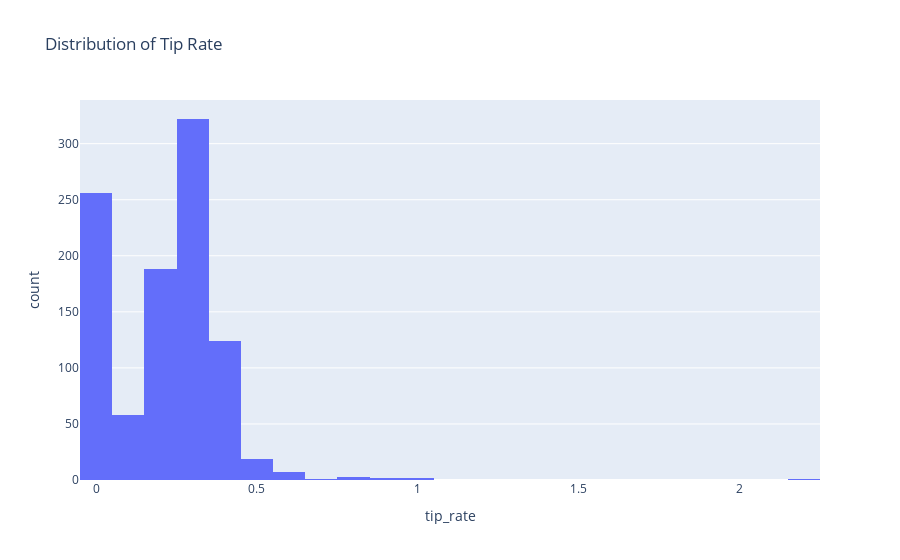

Here is the notebook cell this chart was saved with:
### Code cell
df_clean['tip_rate'] = df_clean[tip_col] / df_clean[fare_col]

fig = px.histogram(df_clean, x='tip_rate', nbins=40,
                   title='Distribution of Tip Rate')
fig.show()
HTML(fig.to_html(include_plotlyjs="cdn", full_html=False))

### Figure 1 — Plotly figure (JSON) as saved in the notebook; plotly's stock layout.template omitted (floating-point values rounded to 4 significant figures; data arrays with more than 128 entries replaced by an {"elided": "..."} marker saying what was removed)
{"data": [{"bingroup": "x", "hovertemplate": "tip_rate=%{x}<br>count=%{y}<extra></extra>", "legendgroup": "", "marker": {"color": "#636efa", "pattern": {"shape": ""}}, "name": "", "nbinsx": 40, "orientation": "v", "showlegend": false, "type": "histogram", "x": {"elided": "983 float values"}, "xaxis": "x", "yaxis": "y"}], "layout": {"barmode": "relative", "legend": {"tracegroupgap": 0}, "title": {"text": "Distribution of Tip Rate"}, "xaxis": {"anchor": "y", "domain": [0, 1], "title": {"text": "tip_rate"}}, "yaxis": {"anchor": "x", "domain": [0, 1], "title": {"text": "count"}}}}
